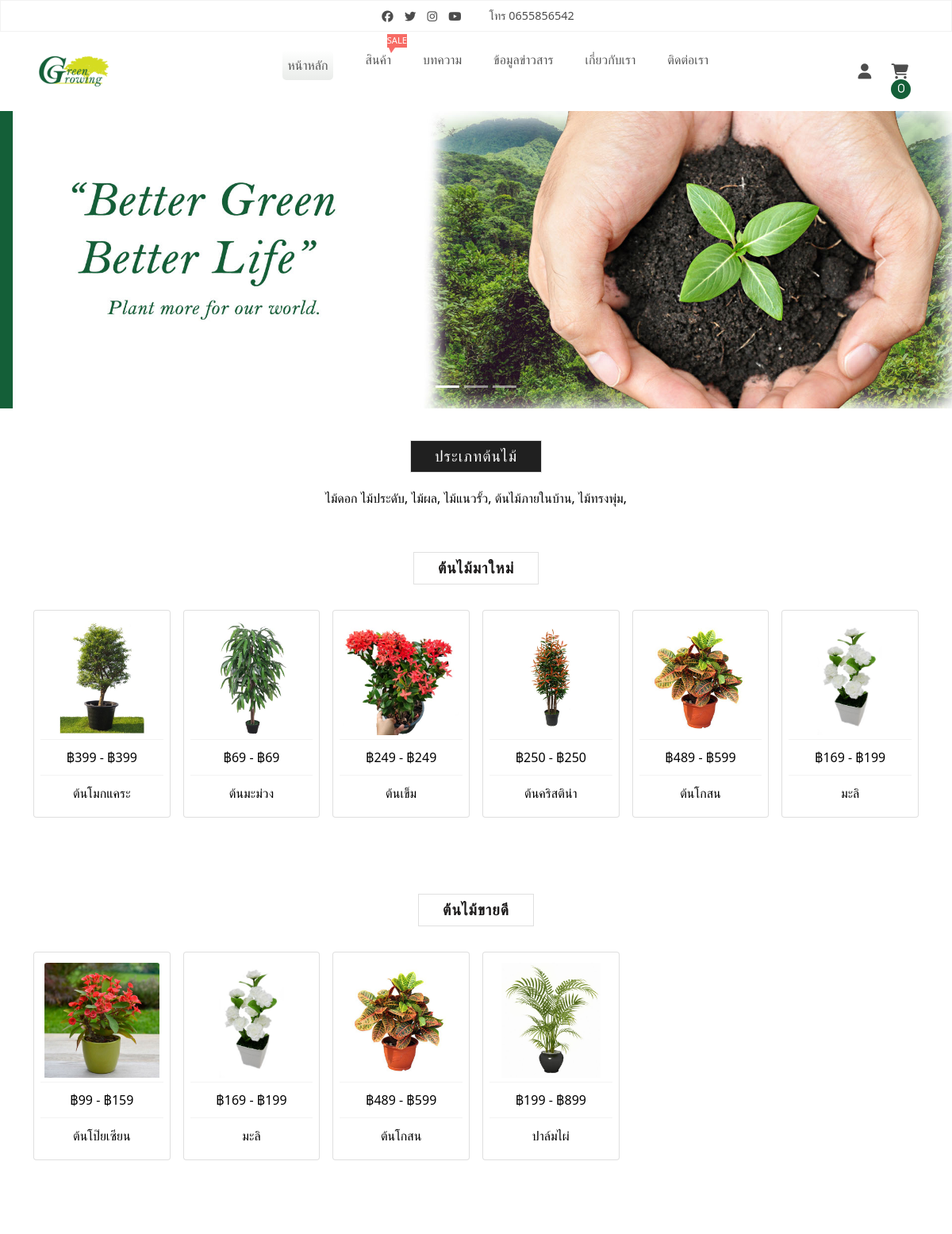
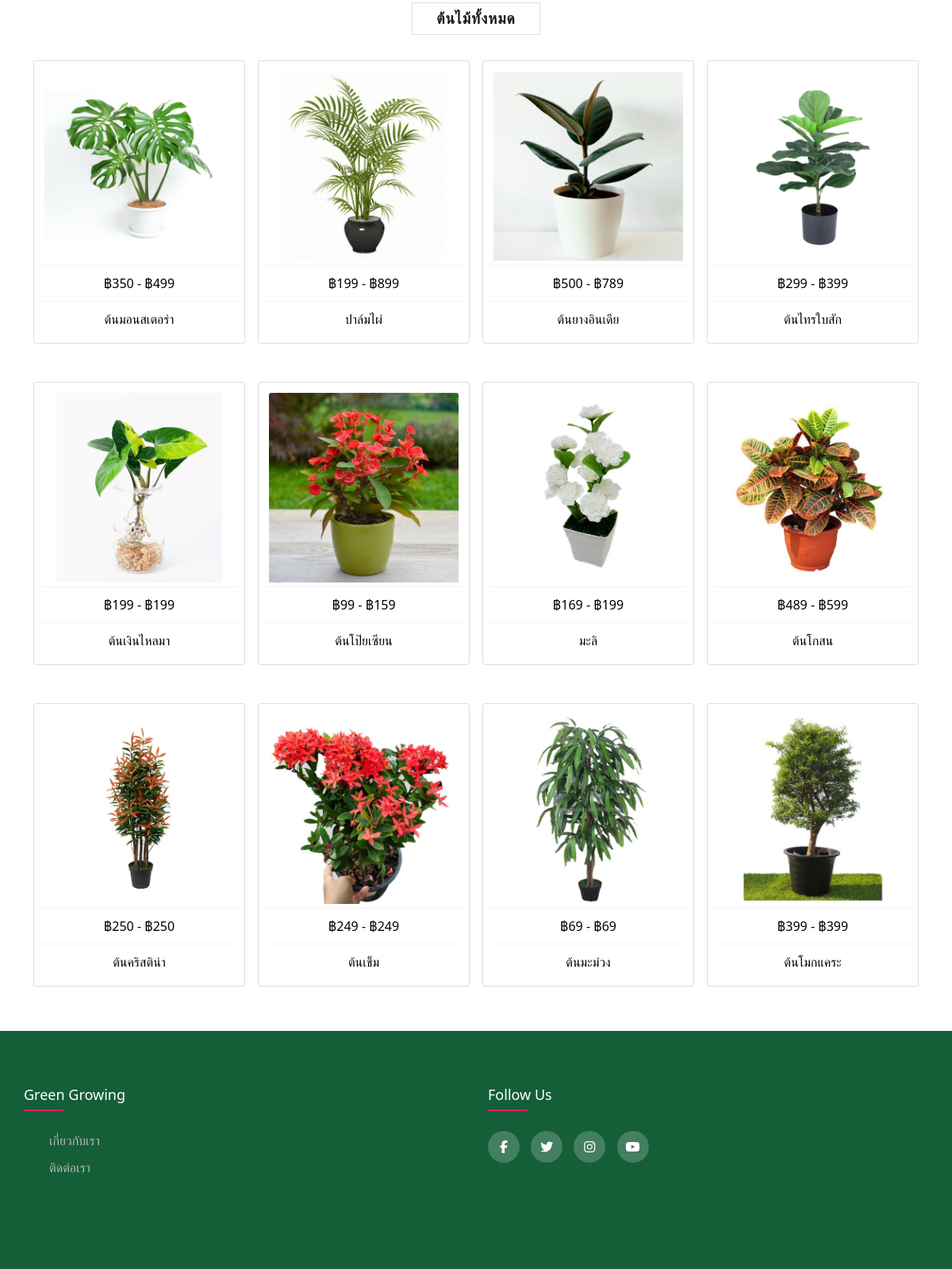
The page / on the database its author committed (2 pictures, top to bottom).
### tables this page shows
CREATE TABLE `db_about` (
  `about_id` int(11) NOT NULL,
  `about_name` varchar(100) NOT NULL,
  `about_desc` text NOT NULL,
  `about_address` text NOT NULL,
  `about_email` varchar(95) NOT NULL,
  `about_tel` varchar(12) NOT NULL
);

CREATE TABLE `db_product_type` (
  `pt_id` int(11) NOT NULL COMMENT 'รหัสประเภทสินค้า',
  `pt_name` varchar(50) NOT NULL COMMENT 'ชื่อประเภทสินค้า'
);

CREATE TABLE `db_product_size` (
  `ps_id` int(11) NOT NULL,
  `product_id` int(11) NOT NULL,
  `ps_size` varchar(20) NOT NULL,
  `ps_weight` text NOT NULL,
  `ps_price` float NOT NULL,
  `ps_number` int(11) NOT NULL,
  `ps_pic` varchar(250) NOT NULL,
  `ps_date` timestamp NOT NULL DEFAULT current_timestamp() ON UPDATE current_timestamp()
);

CREATE TABLE `db_product` (
  `product_id` int(11) NOT NULL COMMENT 'รหัสหัวข้อสินค้า',
  `pt_id` int(11) NOT NULL COMMENT 'รหัสประเภทสินค้า',
  `p_name` varchar(50) NOT NULL COMMENT 'ชื่อสินค้า',
  `p_detail` text NOT NULL,
  `p_pic` varchar(100) NOT NULL COMMENT 'ภาพสินค้า',
  `p_place` varchar(100) NOT NULL COMMENT 'สถานที่ปลูก',
  `p_view` int(11) NOT NULL,
  `p_date` timestamp NOT NULL DEFAULT current_timestamp() ON UPDATE current_timestamp() COMMENT 'วันที่'
);

### index.php (the view, shortened to what this page needs)
<?php
include('connection/connection.php');
$sql = "SELECT * FROM db_product_type";
$query_type_product = mysqli_query($conn, $sql);
$sql1 = "SELECT *,
                min(ps.ps_price) as minPrice,
                max(ps_price) as maxPrice
             FROM db_product_size ps
             INNER JOIN db_product p ON ps.product_id = p.product_id
             GROUP BY ps.product_id
             ORDER BY ps.product_id DESC LIMIT 6";
$query_product_limit = mysqli_query($conn, $sql1);
$sql_bestsale = "SELECT db_product.product_id,db_product.p_name,SUM(db_order_details.detail_qty) AS qty,
                  db_product.p_pic,
                  (SELECT MIN(ps.ps_price) AS minPrice FROM db_product_size ps WHERE db_product.product_id = ps.product_id) AS minPrice,
                  (SELECT MAX(ps.ps_price) AS maxPrice FROM db_product_size ps WHERE db_product.product_id = ps.product_id) AS maxPrice
                FROM db_order_details
                INNER JOIN db_product ON db_product.product_id = db_order_details.product_id
                INNER JOIN db_order ON db_order.order_id = db_order_details.order_id
                WHERE db_order.order_status IN (3,4)
                GROUP BY db_product.product_id
                ORDER BY SUM(db_order_details.detail_qty) DESC ";
$query_bestsale = mysqli_query($conn, $sql_bestsale);
$sql2 = "SELECT *,
                min(ps.ps_price) as minPrice,
                max(ps_price) as maxPrice
             FROM db_product_size ps
             INNER JOIN db_product p ON ps.product_id = p.product_id
             GROUP BY ps.product_id";
$query_product = mysqli_query($conn, $sql2);
?>
<!DOCTYPE html>
<html lang="en">
<?php include('include/head.php')?>
<body>
    <?php include('include/navbar.php')?>
    <div id="carouselExampleIndicators" class="carousel slide" data-bs-ride="carousel">
      <div class="carousel-indicators">
        <button type="button" data-bs-target="#carouselExampleIndicators" data-bs-slide-to="0" class="active" aria-current="true" aria-label="Slide 1"></button>
        <button type="button" data-bs-target="#carouselExampleIndicators" data-bs-slide-to="1" aria-label="Slide 2"></button>
        <button type="button" data-bs-target="#carouselExampleIndicators" data-bs-slide-to="2" aria-label="Slide 3"></button>
      </div>
      <div class="carousel-inner">
        <div class="carousel-item active">
          <img src="upload/รูปไสลด์1.jpg" class="d-block w-100" alt="...">
        </div>
      </div>
      <button class="carousel-control-prev" type="button" data-bs-target="#carouselExampleIndicators" data-bs-slide="prev">
        <span class="carousel-control-prev-icon" aria-hidden="true"></span>
      </button>
      <button class="carousel-control-next" type="button" data-bs-target="#carouselExampleIndicators" data-bs-slide="next">
        <span class="carousel-control-next-icon" aria-hidden="true"></span>
      </button>
    </div>
    <section>
        <div class="product-cat">
            <strong>ประเภทต้นไม้</strong>
        </div>
        <div class="pt-container">
            <div class="product-type">
                <?php foreach($query_type_product as $data):?>
                <a href="product.php?pt_id=<?=$data['pt_id']?>" class="pt-name"><?=$data['pt_name']?>,</a>
                <?php endforeach;?>
            </div>
        </div>
    </section>
    <div class="container my-3">
      <div class="product-all">
          <strong>ต้นไม้มาใหม่</strong>
      </div>
      <div class="row g-3">
          <?php foreach($query_product_limit as $data):?>
          <div class="col-12 col-md-6 col-lg-2 mt-5">
              <div class="card p-2">
                <div class="product-img">
                  <a href="product_detail.php?product_id=<?=$data['product_id']?>">
                      <img src="admin/upload/product/<?=$data['p_pic']?>" class="card-img-top">
                  </a>
                </div>
                <div class="product-details">
                    <a href="product_detail.php?product_id=<?=$data['product_id']?>" class="p-name">฿<?=$data['minPrice']?> - ฿<?=$data['maxPrice']?></a>
                </div>
                <div class="product-details">
                  <a href="product_detail.php?product_id=<?=$data['product_id']?>" class="p-name"><?=$data['p_name']?></a>
                </div>
              </div>
          </div>
          <?php endforeach;?>
      </div>
    </div>
    <div class="container my-3">
      <div class="product-all">
          <strong>ต้นไม้ขายดี</strong>
      </div>
      <div class="row g-3">
          <?php foreach($query_bestsale as $data):?>
          <div class="col-12 col-md-6 col-lg-2 mt-5">
              <div class="card p-2">
                <div class="product-img">
                  <a href="product_detail.php?product_id=<?=$data['product_id']?>">
                      <img src="admin/upload/product/<?=$data['p_pic']?>" class="card-img-top">
                  </a>
                </div>
                <div class="product-details">
                    <a href="product_detail.php?product_id=<?=$data['product_id']?>" class="p-name">฿<?=$data['minPrice']?> - ฿<?=$data['maxPrice']?></a>
                </div>
                <div class="product-details">
                  <a href="product_detail.php?product_id=<?=$data['product_id']?>" class="p-name"><?=$data['p_name']?></a>
                </div>
              </div>
          </div>
          <?php endforeach;?>
      </div>
    </div>
    <div class="container my-3">
        <div class="product-all">
            <strong>ต้นไม้ทั้งหมด</strong>
        </div>
        <div class="row g-3">
            <?php foreach($query_product as $data):?>
            <div class="col-12 col-md-6 col-lg-3 mt-5">
                <div class="card p-2">
                  <div class="product-img">
                    <a href="product_detail.php?product_id=<?=$data['product_id']?>">
                        <img src="admin/upload/product/<?=$data['p_pic']?>" class="card-img-top">
                    </a>
                  </div>
                  <div class="product-details">
                      <a href="product_detail.php?product_id=<?=$data['product_id']?>" class="p-name">฿<?=$data['minPrice']?> - ฿<?=$data['maxPrice']?></a>
                  </div>
                  <div class="product-details">
                    <a href="product_detail.php?product_id=<?=$data['product_id']?>" class="p-name"><?=$data['p_name']?></a>
                  </div>
                </div>
            </div>
            <?php endforeach;?>
        </div>
    </div>
    <?php include('include/footer.php')?>
</body>
</html>

### include/head.php (shortened to what this page needs)
<head>
    <link rel="stylesheet" type="text/css" href="css/style.css?ver=<?php echo rand(111,999)?>">
    <link href="https://cdn.jsdelivr.net/npm/bootstrap@5.0.2/dist/css/bootstrap.min.css" rel="stylesheet">
</head>

### include/navbar.php (shortened to what this page needs)
<?php
include('connection/connection.php');
$url = $_SERVER['REQUEST_URI'];
$url = explode('/', $url);
$url = explode('.', $url[2]);
$sql_tel = "SELECT about_tel FROM db_about WHERE about_id = 1";
$query_tel = mysqli_query($conn, $sql_tel);
$result_tel = mysqli_fetch_assoc($query_tel);
?>
<nav>
    <div class="social-call">
        <div class="social">
            <a href="https://www.facebook.com" target="_blank"><i class="fab fa-facebook"></i></a>
            <a href="https://www.twitter.com" target="_blank"><i class="fab fa-twitter"></i></a>
            <a href="https://www.instagram.com" target="_blank"><i class="fab fa-instagram"></i></a>
            <a href="https://www.youtube.com/" target="_blank"><i class="fab fa-youtube"></i></a>
        </div>
        <div class="phone">
            <span>โทร <?=(isset($result_tel['about_tel']) && !empty($result_tel['about_tel'])) ? $result_tel['about_tel'] : '-'?></span>
        </div>
    </div>
    <div class="navigation">
        <a href="" class="logo">
            <img src="upload/5.png" alt="">
        </a>
        <ul class="menu">
            <li><a class="<?= $url[0] == '' || $url[0] == 'index' ? 'active-munu-custom' : '' ?>" href="index.php">หน้าหลัก</a></li>
            <li><a class="<?= in_array($url[0],array('product','product_detail')) ? 'active-munu-custom' : '' ?>" href="product.php">สินค้า</a>
                <span class="sale-label">Sale</span>
            </li>
            <li><a class="<?= in_array($url[0],array('article','article_detail')) ? 'active-munu-custom' : '' ?>" href="article.php">บทความ</a></li>
            <li><a class="<?= in_array($url[0],array('information','information_detail')) ? 'active-munu-custom' : '' ?>" href="information.php">ข้อมูลข่าวสาร</a></li>
            <li><a class="<?= $url[0] == 'about' ? 'active-munu-custom' : '' ?>" href="about.php">เกี่ยวกับเรา</a></li>
            <li><a class="<?= $url[0] == 'contact' ? 'active-munu-custom' : '' ?>" href="contact.php">ติดต่อเรา</a></li>
        </ul>
        <div class="right-menu">
            <?php if(isset($_SESSION['user_id']) && !empty($_SESSION['user_id'])):?>
            <div class="btn-group">
                <button type="button" class="btn dropdown-toggle" data-bs-toggle="dropdown" aria-expanded="false">
                <i class="fas fa-user"></i>
                </button>
                <ul class="dropdown-menu">
                    <li><a class="dropdown-item" href="profile.php">โปรไฟล์</a></li>
                    <li><a class="dropdown-item" href="user_add_address.php">เพิ่มที่อยู่ผู้รับ</a></li>
                    <li><a class="dropdown-item" href="user_address.php">ที่อยู่ผู้รับ</a></li>
                    <li><a class="dropdown-item" href="payment.php">รายการสั่งซื้อ</a></li>
                    <li><hr class="dropdown-divider"></li>
                    <li><a class="dropdown-item" href="logout.php">ออกจากระบบ</a></li>
                </ul>
            </div>
            <?php else: ?>
            <a href="javascript:void(0)" class="user">
                <i class="fas fa-user"></i>
            </a>
            <?php endif;?>
            <a href="cart_detail.php">
                <i class="fas fa-shopping-cart">
                    <span class="num-cart-product"><?php if(isset($_SESSION['shopping_cart'])){echo count($_SESSION['shopping_cart']);} else {echo '0';} ?></span>
                </i>
            </a>
        </div>
    </div>
</nav>

### include/footer.php
<footer class="footer">
    <div class="container-footer">
        <div class="row-footer">
            <div class="footer-col">
                <h4>green growing</h4>
                <ul>
                    <li><a href="about.php">เกี่ยวกับเรา</a></li>
                    <li><a href="contact.php">ติดต่อเรา</a></li>
                </ul>
            </div>
            <div class="footer-col">
                <h4>follow us</h4>
                <div class="social-links">
                    <a href="#"><i class="fab fa-facebook-f"></i></a>
                    <a href="#"><i class="fab fa-twitter"></i></a>
                    <a href="#"><i class="fab fa-instagram"></i></a>
                    <a href="#"><i class="fab fa-youtube"></i></a>
                </div>
            </div>
        </div>
    </div>
</footer>

### css/style.css (style rules this page uses)
body { padding: 0px; margin: 0px; font-family: 'Poppins', sans-serif; background-color: #ffffff; }
* { box-sizing: border-box; }
ul { list-style: none; }
a { text-decoration: none!important; }
nav { width:100%; box-shadow: 2px 2px 30px rgba(0, 0, 0, 0.05); z-index: 100; }
.social-call { height: 40px; border: 1px solid rgba(0, 0, 0, 0.05); display: flex; justify-content: center; align-items: center; }
.social a { margin: 0px 5px; color: rgba(0, 0, 0, 0.7); font-size: 0.9rem; }
.phone { color: rgba(0, 0, 0, 0.7); margin-left: 30px; font-size: 0.9rem; }
.navigation { display: flex; justify-content: space-between; align-items: center; padding: 0px 45px; }
.logo img { height: 100px; }
.menu { display: flex; }
.menu li { position: relative; margin: 20px; display: flex; text-transform: uppercase; font-weight: 500; }
.menu li a { color: #555555; }
.right-menu a { margin: 0px 10px; font-size: 1.2rem; color:rgba(0, 0, 0, 0.7); }
.active-munu-custom { padding: 7px; background: linear-gradient(#ffffff,#eaecea); border-radius: 5px; }
.sale-label { width: 38; height: 17px; background-color: #f76b65; color: #ffffff; font-weight: 400; display: flex; justify-content: center; align-items: center; font-size: 0.7rem; text-transform: uppercase; position: absolute; top: -20px; right: -20px; }
.sale-label:after { content: ''; width: 0px; height: 0px; border-bottom: 5px solid transparent; border-left: 3px solid transparent; border-top: 7px solid #f76b6a; border-right: 5px solid transparent; position: absolute; left: 10%; top: 100%; }
.fa-shopping-cart { position: relative; }
.num-cart-product { position: absolute; top: -17; right: -17; width: 25px; height: 25px; font-size: 0.8rem; border-radius: 50%; background-color: #145f38; color: #ffffff; display: flex; justify-content: center; align-items: center; font-weight: 400; }
.product-cat, .product-all, .more-product { display: flex; justify-content: center; align-items: center; }
.product-all strong, .product-cat strong { font-size: 1.2rem; color: #1b1919; letter-spacing: 1px; text-transform: uppercase; font-weight: 600; margin-top: 40px; padding: 5px 30px; border: 1px solid #e0e0e0; }
.product-cat strong { color: #ffffff; background-color: #202020; font-weight: 500; }
.pt-container { width: 100%; display: flex; justify-content: center; align-items: center; flex-wrap: wrap; margin-top: 20px; }
.pt-name, .p-name { color: black; }
.product-img { margin: 5px; cursor: pointer; }
.product-img img { width: 100%; height: 100%; object-fit: contain; object-position: center; }
.product-details { display: flex; flex-direction: column; align-items: center; width: 100%; padding: 10px 20px; border-top: 1px solid #f3f3f3; }
.container { padding-bottom: 40px; }
.container-footer { max-width: 1170px; margin:auto; min-height: 20vh; }
.row-footer { display: flex; flex-wrap: wrap; }
.footer { background-color: #145f38; padding: 70px 0; }
.footer-col { width: 50%; padding: 0 15px; }
.footer-col h4 { font-size: 18px; color: #ffffff; text-transform: capitalize; margin-bottom: 35px; font-weight: 500; position: relative; }
.footer-col h4::before { content: ''; position: absolute; left:0; bottom: -10px; background-color: #e91e63; height: 2px; box-sizing: border-box; width: 50px; }
.footer-col ul li:not(:last-child) { margin-bottom: 10px; }
.footer-col ul li a { font-size: 16px; text-transform: capitalize; color: #ffffff; text-decoration: none; font-weight: 300; color: #bbbbbb; display: block; transition: all 0.3s ease; }
.footer-col .social-links a { display: inline-block; height: 40px; width: 40px; background-color: rgba(255,255,255,0.2); margin:0 10px 10px 0; text-align: center; line-height: 40px; border-radius: 50%; color: #ffffff; transition: all 0.5s ease; }

### rows shown on the page
db_about: about_tel "0655856542"
db_product_type: pt_name "ไม้ดอก ไม้ประดับ"
db_product_type: pt_name "ไม้ผล"
db_product_type: pt_name "ไม้แนวรั้ว"
db_product_type: pt_name "ต้นไม้ภายในบ้าน"
db_product_type: pt_name "ไม้ทรงพุ่ม"
db_product_size: product.p_pic (picture), minPrice "399", maxPrice "399", product.p_name "ต้นโมกแคระ"
db_product_size: product.p_pic (picture), minPrice "69", maxPrice "69", product.p_name "ต้นมะม่วง"
db_product_size: product.p_pic (picture), minPrice "249", maxPrice "249", product.p_name "ต้นเข็ม"
db_product_size: product.p_pic (picture), minPrice "250", maxPrice "250", product.p_name "ต้นคริสติน่า"
db_product_size: product.p_pic (picture), minPrice "489", maxPrice "599", product.p_name "ต้นโกสน"
db_product_size: product.p_pic (picture), minPrice "169", maxPrice "199", product.p_name "มะลิ"
db_product: p_pic (picture), minPrice "99", maxPrice "159", p_name "ต้นโป๊ยเซียน"
db_product: p_pic (picture), minPrice "169", maxPrice "199", p_name "มะลิ"
db_product: p_pic (picture), minPrice "489", maxPrice "599", p_name "ต้นโกสน"
db_product: p_pic (picture), minPrice "199", maxPrice "899", p_name "ปาล์มไผ่"
db_product_size: product.p_pic (picture), minPrice "350", maxPrice "499", product.p_name "ต้นมอนสเตอร่า"
db_product_size: product.p_pic (picture), minPrice "199", maxPrice "899", product.p_name "ปาล์มไผ่"
db_product_size: product.p_pic (picture), minPrice "500", maxPrice "789", product.p_name "ต้นยางอินเดีย"
db_product_size: product.p_pic (picture), minPrice "299", maxPrice "399", product.p_name "ต้นไทรใบสัก"
db_product_size: product.p_pic (picture), minPrice "199", maxPrice "199", product.p_name "ต้นเงินไหลมา"
db_product_size: product.p_pic (picture), minPrice "99", maxPrice "159", product.p_name "ต้นโป๊ยเซียน"
db_product_size: product.p_pic (picture), minPrice "169", maxPrice "199", product.p_name "มะลิ"
db_product_size: product.p_pic (picture), minPrice "489", maxPrice "599", product.p_name "ต้นโกสน"
db_product_size: product.p_pic (picture), minPrice "69", maxPrice "69", product.p_name "ต้นมะม่วง"
